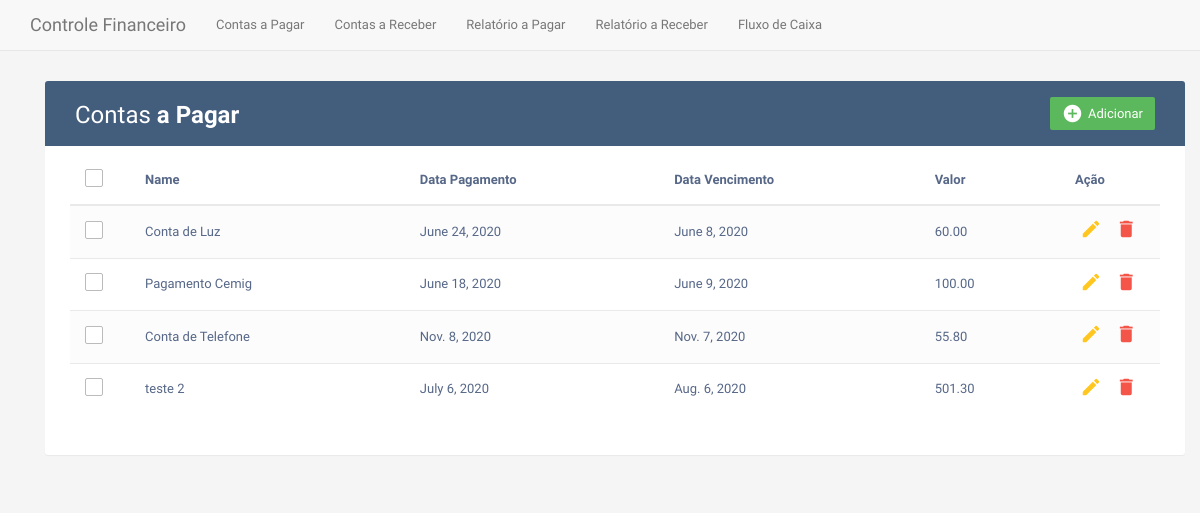
The page /pagamento/listar on the database as committed earlier.
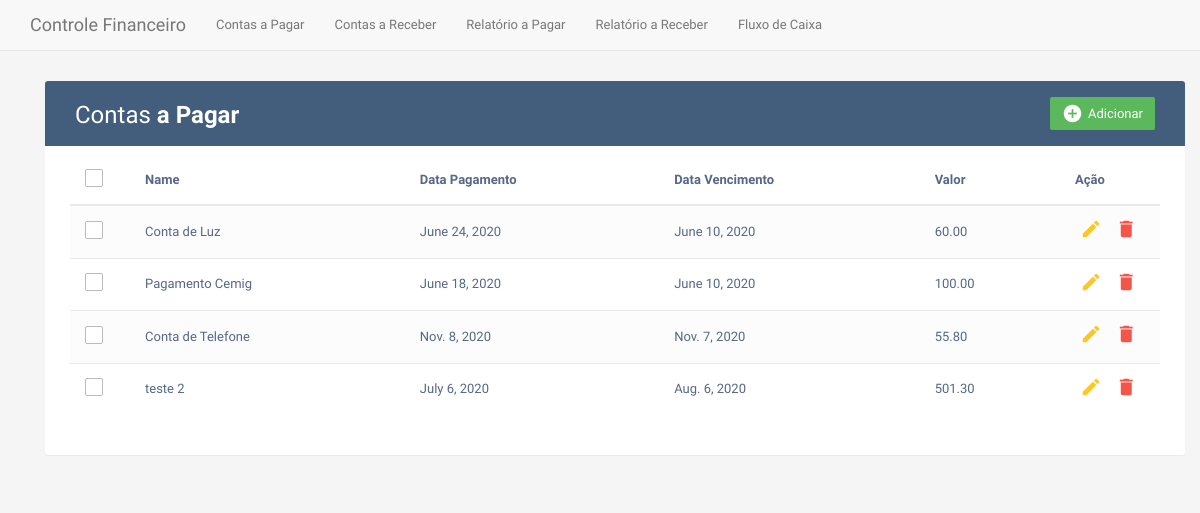
The same page on the database as committed later.
### contas/models.py (models this page shows, shortened)
class ContasPagar(models.Model):
    nome = models.CharField(max_length=200)
    valor = models.DecimalField(max_digits=7, decimal_places=2)
    data_vencimento = models.DateField(null = True)
    data_pagamento = models.DateField(null = True)
    dt_criacao = models.DateTimeField(auto_now_add=True)
    CP_CLASSIFICACAO_CHOICES = [
        ('1', 'Telecomunicações'),
        ('2', 'Água'),
        ('3', 'Energia'),
        ('4', 'Alimentação'),
        ('5', 'Outros'),
    ]
    classificacao = models.CharField(
        max_length=4,
        choices=CP_CLASSIFICACAO_CHOICES,
        default=1,
    )
    CP_FORMA_PAGAMENTO_CHOICES = [
        ('1', 'Boleto'),
        ('2', 'Crédito'),
        ('3', 'Débito'),
        ('4', 'Depósito'),
        ('5', 'Outros'),
    ]
    forma_pagamento = models.CharField(
        max_length=4,
        choices=CP_FORMA_PAGAMENTO_CHOICES,
        default=1,
    )
    CP_SITUACAO_CHOICES = [
        ('1', 'Pago'),
        ('2', 'A pagar'),
    ]
    situacao = models.CharField(
        max_length=4,
        choices=CP_SITUACAO_CHOICES,
        default=2,
    )
    class Meta:
        verbose_name_plural: 'ContasPagar'

### contas/views/contas_pagar.py (the view)
# urls.py: path('pagamento/listar', cpv.listar, name="listar_pagamento"),
@csrf_exempt
@require_http_methods(["POST","GET"])
def listar(request):
	data = {}
	data['listaContas'] = ContasPagar.objects.all()
	return render(request, 'contas/contasPagarRead.html', data)

### contas/templates/contas/contasPagarRead.html (shortened to what this page needs)
{% extends 'contas/base.html' %} {% block content %}
<div class="container">
    <div class="table-wrapper">
        <div class="table-title">
            <div class="row">
                <div class="col-sm-6">
                    <h2>Contas <b> a Pagar</b></h2>
                </div>
                <div class="col-sm-6">
                    <a href="{% url 'cadastrar_pagamento' %}" class="btn btn-success"><i class="material-icons">&#xE147;</i> <span>Adicionar</span></a>
                </div>
            </div>
        </div>
        <table class="table table-striped table-hover">
            <thead>
                <tr>
                    <th>
                        <span class="custom-checkbox">
                            <label for="selectAll"></label>
                        </span>
                    </th>
                    <th>Name</th>
                    <th>Data Pagamento</th>
                    <th>Data Vencimento</th>
                    <th>Valor</th>
                    <th>Ação</th>
                </tr>
            </thead>
            <tbody>
                {% for conta in listaContas %}
                <tr>
                    <td>
                        <span class="custom-checkbox">
                            <label for="checkbox1"></label>
                        </span>
                    </td>
                    <td>{{conta.nome}}</td>
                    <td>{{conta.data_pagamento}}</td>
                    <td>{{conta.data_vencimento}}</td>
                    <td>{{conta.valor}}</td>
                    <td>
                        <a href="{% url 'atualizar_pagamento' conta.id  %}" class="edit" data-toggle="modal"><i class="material-icons" data-toggle="tooltip" title="Edit">&#xE254;</i></a>
                        <a href="{% url 'excluir_pagamento' conta.id %}" class="delete" data-toggle="modal"><i class="material-icons" data-toggle="tooltip" title="Delete">&#xE872;</i></a>
                    </td>
                </tr>
                {% endfor %}
            </tbody>
        </table>
    </div>
</div>
{% endblock %}

### contas/templates/contas/base.html (shortened to what this page needs)
<!doctype html> {% load static %}
<html lang="pt-br">
<head>
    <link rel="stylesheet" href="https://maxcdn.bootstrapcdn.com/font-awesome/4.7.0/css/font-awesome.min.css">
    <link rel="stylesheet" href="https://maxcdn.bootstrapcdn.com/bootstrap/3.3.7/css/bootstrap.min.css">
    <link rel="stylesheet" href="{% static 'css/contas.css' %}">
</head>
<body>
    <nav class="navbar navbar-default navbar-static-top">
        <div class="container">
            <div class="navbar-header">
                <a class="navbar-brand" href="{% url 'home' %}" ">Controle Financeiro</a>
            </div>
            <div id="navbar " class="navbar-collapse collapse ">
                <ul class="nav navbar-nav ">
                    <li><a href="{% url 'listar_pagamento' %} ">Contas a Pagar</a></li>
                    <li><a href="{% url 'listar_recebimento' %} ">Contas a Receber</a></li>
                    <li><a href="{% url 'relatorioPagar' %} ">Relatório a Pagar</a></li>
                    <li><a href="{% url 'relatorioReceber' %} ">Relatório a Receber</a></li>
                    <li><a href="{% url 'fluxo_caixa' %} ">Fluxo de Caixa</a></li>
                </ul>
            </div>
        </div>
    </nav>
    <div class="container ">
        {% block content %} {% endblock %}
    </div>
</body>
</html>

### contas/static/css/contas.css (style rules this page uses)
body { color: #566787; background: #f5f5f5; font-family: 'Varela Round', sans-serif; font-size: 13px; }
.table-wrapper { background: #fff; padding: 20px 25px; margin: 30px 0; border-radius: 3px; box-shadow: 0 1px 1px rgba(0, 0, 0, .05); }
.table-title { padding-bottom: 15px; background: #435d7d; color: #fff; padding: 16px 30px; margin: -20px -25px 10px; border-radius: 3px 3px 0 0; }
.table-title h2 { margin: 5px 0 0; font-size: 24px; }
.table-title .btn { color: #fff; float: right; font-size: 13px; border: none; min-width: 50px; border-radius: 2px; border: none; outline: none !important; margin-left: 10px; }
.table-title .btn i { float: left; font-size: 21px; margin-right: 5px; }
.table-title .btn span { float: left; margin-top: 2px; }
table.table tr th, table.table tr td { border-color: #e9e9e9; padding: 12px 15px; vertical-align: middle; }
table.table tr th:first-child { width: 60px; }
table.table tr th:last-child { width: 100px; }
table.table-striped tbody tr:nth-of-type(odd) { background-color: #fcfcfc; }
table.table td:last-child i { opacity: 0.9; font-size: 22px; margin: 0 5px; }
table.table td a { font-weight: bold; color: #566787; display: inline-block; text-decoration: none; outline: none !important; }
table.table td a.edit { color: #FFC107; }
table.table td a.delete { color: #F44336; }
table.table td i { font-size: 19px; }
.custom-checkbox { position: relative; }
.custom-checkbox label:before { width: 18px; height: 18px; }
.custom-checkbox label:before { content: ''; margin-right: 10px; display: inline-block; vertical-align: text-top; background: white; border: 1px solid #bbb; border-radius: 2px; box-sizing: border-box; z-index: 2; }
.navbar { margin-bottom: 0px; }

Rows that differ between the two databases and show on the page:
changed ContasPagar "Conta de Luz": data_vencimento "June 8, 2020" → "June 10, 2020"
changed ContasPagar "Pagamento Cemig": data_vencimento "June 9, 2020" → "June 10, 2020"
